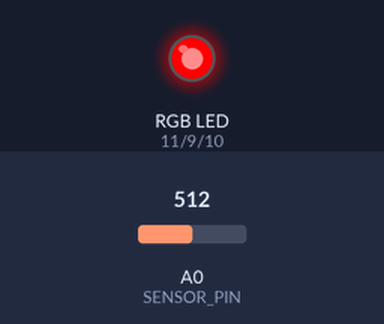
Bench run of a sketch on a simulated Arduino Uno, built with avr-gcc and run on an emulated ATmega328P. On the bench: an RGB LED mixed from three pins (HIGH = lit). The inputs (shaded band) are chosen by the test bench; at power-on: A0 (SENSOR_PIN) = 512. Dim RGB values are drawn brighter than linear.

Above: at 1.2 s.
1.3 s: A0 (SENSOR_PIN) set to 277
2.8 s: A0 (SENSOR_PIN) set to 252
At 4.0 s:
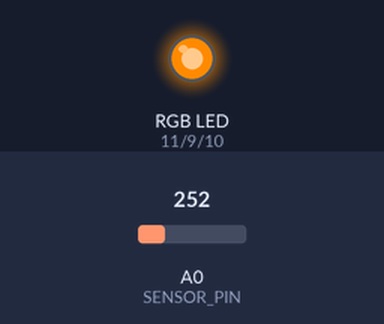
4.3 s: A0 (SENSOR_PIN) set to 195
5.8 s: A0 (SENSOR_PIN) set to 167
At 6.5 s:
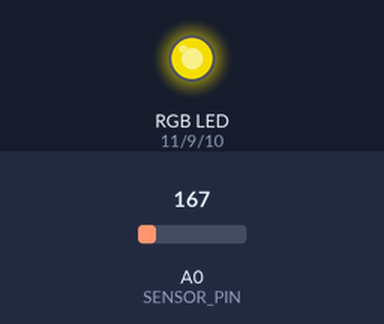
7.3 s: A0 (SENSOR_PIN) set to 138
At 7.8 s:
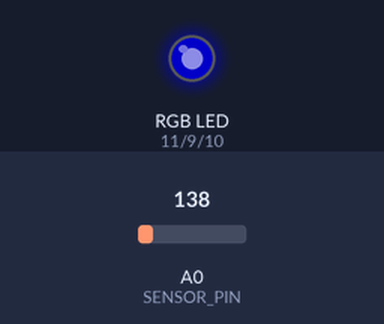
Timing chart, 0 to 9.9 s (numbered marks = the images above; inputs shaded):
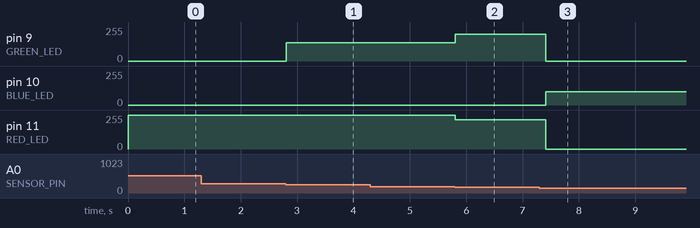

Measured:
- the behaviour switches between 267 and 266 on A0 (SENSOR_PIN) (found by bisection; images 0 and 1)
- the behaviour switches between 185 and 184 on A0 (SENSOR_PIN) (found by bisection; images 1 and 2)
- the behaviour switches between 154 and 153 on A0 (SENSOR_PIN) (found by bisection; images 2 and 3)
- after the input at 1.3 s, every drawn part: stays the same
- after the input at 2.8 s, pin 9 (GREEN_LED): 0/255 → 138/255 at once
- after the input at 4.3 s, every drawn part: stays the same
- after the input at 5.8 s, pin 9 (GREEN_LED): 138/255 → 200/255 at once; pin 11 (RED_LED): 255/255 → 220/255 at once
- after the input at 7.3 s, pin 9 (GREEN_LED): 200/255 → 0/255 after 0.11 s; pin 10 (BLUE_LED): 0/255 → 100/255 after 0.11 s; pin 11 (RED_LED): 220/255 → 0/255 after 0.11 s

The sketch:

arduino_code.ino
```cpp
/*
    This is the code that turns on and changes the color of the RGB LED
*/

// The analog pin which the sensor's V(OUT) pin is connected to
#define SENSOR_PIN   0

// The LEDs
#define RED_LED     11
#define GREEN_LED   9
#define BLUE_LED    10

// This is the first thing that is called right after the Arduino board is turned on
void setup()
{
    // Initialize LEDs as output
    pinMode(RED_LED, OUTPUT);
    pinMode(GREEN_LED, OUTPUT);
    pinMode(BLUE_LED, OUTPUT);

    // Initialize the sensor as input
    pinMode(SENSOR_PIN, INPUT);

    // Start serial connection with the computer which the board is connected to
    Serial.begin(9600);
}

// This function keeps running over and over and over again
// It's a good place to add stuff that needs to be done more than once
void loop()
{
    // Read voltage from the temperature sensor
    int reading = analogRead(SENSOR_PIN);

  	// Convert ADC reading (10-bit) to voltage
 	float voltage = reading * (5.0 / 1024.0);

    // Calculate temperature
    float temperature = (voltage - 0.5) * 100;

    /*
        Conversion help:
            - Resolution of tmp sensor: 10 mV per degree centigrade
            - Offset: 500 mV to allow negative temperatures to be detected

    */

    //Serial.println(temperature);

    // Change the color of the LED based on temperature
    if(temperature < -20.0)
    {
        // Solid blue if temperature is below -20 C
        analogWrite(RED_LED, 0);
        analogWrite(GREEN_LED, 0);
        analogWrite(BLUE_LED, 255);
    }
  	else if(temperature >= -20.0 && temperature < -10.0)
    {
        // Lighter blue if temp is anywhere between -20 and -10
        analogWrite(RED_LED, 0);
        analogWrite(GREEN_LED, 0);
        analogWrite(BLUE_LED, 200);
    }
    else if(temperature >= -10.0 && temperature < 0.0)
    {
        // Lighter blue if temp is anywhere between -10 and 0
        analogWrite(RED_LED, 0);
        analogWrite(GREEN_LED, 0);
        analogWrite(BLUE_LED, 150);
    }
  	else if(temperature >= 0.0 && temperature < 5.0)
    {
        // Lighter blue if temp is anywhere between 0 and 5
        analogWrite(RED_LED, 0);
        analogWrite(GREEN_LED, 0);
        analogWrite(BLUE_LED, 120);
    }
  	else if(temperature >= 5.0 && temperature < 25.0)
    {
        // Lighter blue if temp is anywhere between 5 and 25
        analogWrite(RED_LED, 0);
        analogWrite(GREEN_LED, 0);
        analogWrite(BLUE_LED, 100);
    }
    else if(temperature >= 25.0 && temperature < 40.0)
    {
        // Yellow light if temp is anywhere between 24 and 40
        analogWrite(RED_LED, 220);
        analogWrite(GREEN_LED, 200);
        analogWrite(BLUE_LED, 0);
    }
    else if(temperature >= 40.0 && temperature < 80.0)
    {
        // Orange light if temp is anywhere between 39 and 80
        analogWrite(RED_LED, 255);
        analogWrite(GREEN_LED, 138);
        analogWrite(BLUE_LED, 0);
    }
    else
    {
        // Red light if temperature is above 80
        analogWrite(RED_LED, 255);
        analogWrite(GREEN_LED, 0);
        analogWrite(BLUE_LED, 0);
    }

    // Rest for 200 mSec and then repeat
    delay(200);
}
```
